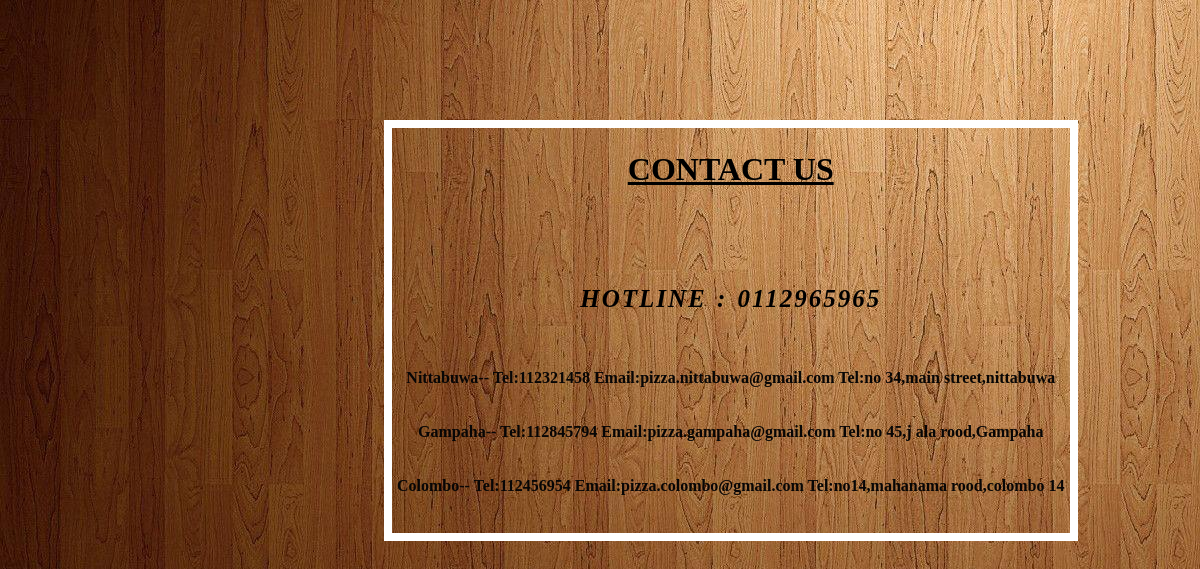
Page /contact_us.php on the committed database.
### tables this page shows
CREATE TABLE `branch` (
  `bid` int(11) NOT NULL,
  `bname` varchar(50) NOT NULL,
  `bmnumber` int(10) NOT NULL,
  `baddress` varchar(50) DEFAULT NULL,
  `bemail` varchar(50) DEFAULT NULL
);

### contact_us.php (the view)
<?php
    function getbranch(){
        include("db_conn.php");
        $sql="SELECT bname,bmnumber,baddress,bemail FROM branch";
        $result=mysqli_query($conn,$sql);
        if (mysqli_num_rows($result) > 0) {
            while($row = mysqli_fetch_assoc($result)) {
                echo "<h4>".$row['bname']."--     Tel:".$row['bmnumber']."    Email:".$row['bemail']."     Tel:".$row['baddress']."</h4><br><br><br>";
            }
        } else {
            echo "0 results";
        }
            }
?>
<html>
<head>
    <title>Contact Us</title></head>
    <link rel="stylesheet" type="text/css" href="styles.css">
<body>
    <div class="form"align="center">
        <h1><u>CONTACT US</u></h1>
        <br><br><br>
        <h2 >HOTLINE : 0112965965</h2>
        <br><br>
        <?php getbranch(); ?>
    </div>
    </body>
</html>

### styles.css (style rules this page uses)
body { background-image: url("Src/bg.jpg"); }
h2 { font-family: Georgia, serif; font-size: 25px; letter-spacing: 2px; word-spacing: 2px; color: #000000; font-weight: 700; text-decoration: none; font-style: italic; font-variant: normal; text-transform: none; }
h4 { display: inline; text-align:center; font-family:Times New Roman; padding:3px; color: #070606 }
div.form { position: fixed; top: 15%; left: 32%; display: inline-block; padding: 2px; border:8px solid white; }

### rows in the picture
branch: bname "Nittabuwa", bmnumber "112321458", bemail "pizza.nittabuwa@gmail.com", baddress "no 34,main street,nittabuwa"
branch: bname "Gampaha", bmnumber "112845794", bemail "pizza.gampaha@gmail.com", baddress "no 45,j ala rood,Gampaha"
branch: bname "Colombo", bmnumber "112456954", bemail "pizza.colombo@gmail.com", baddress "no14,mahanama rood,colombo 14"
